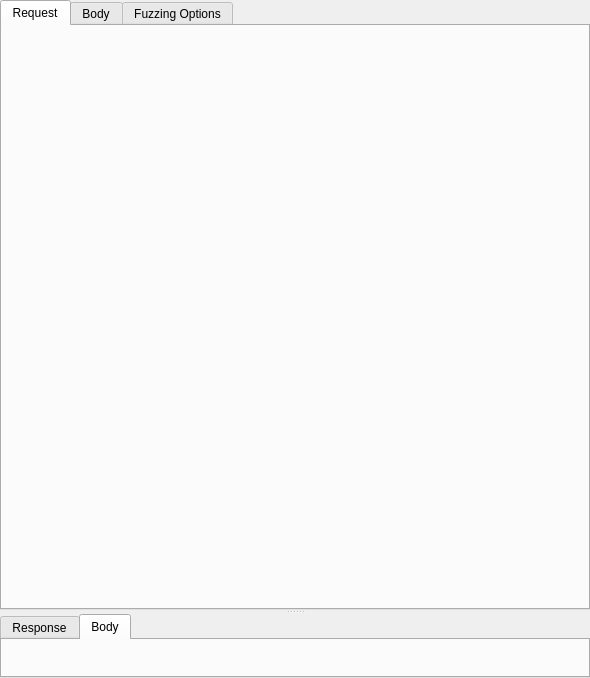
<?xml version="1.0" encoding="UTF-8"?>
<ui version="4.0">
 <class>FlowView</class>
 <widget class="QWidget" name="FlowView">
  <property name="geometry">
   <rect>
    <x>0</x>
    <y>0</y>
    <width>590</width>
    <height>678</height>
   </rect>
  </property>
  <property name="windowTitle">
   <string>Form</string>
  </property>
  <layout class="QVBoxLayout" name="verticalLayout_2">
   <property name="spacing">
    <number>0</number>
   </property>
   <property name="leftMargin">
    <number>0</number>
   </property>
   <property name="topMargin">
    <number>0</number>
   </property>
   <property name="rightMargin">
    <number>0</number>
   </property>
   <property name="bottomMargin">
    <number>0</number>
   </property>
   <item>
    <widget class="QSplitter" name="splitter">
     <property name="orientation">
      <enum>Qt::Vertical</enum>
     </property>
     <widget class="QStackedWidget" name="requestStackedWidget">
      <widget class="QTabWidget" name="requestTabs">
       <property name="sizePolicy">
        <sizepolicy hsizetype="Preferred" vsizetype="Expanding">
         <horstretch>0</horstretch>
         <verstretch>0</verstretch>
        </sizepolicy>
       </property>
       <property name="currentIndex">
        <number>0</number>
       </property>
       <property name="documentMode">
        <bool>false</bool>
       </property>
       <widget class="QWidget" name="requestHeadersTab">
        <attribute name="title">
         <string>Request</string>
        </attribute>
        <layout class="QVBoxLayout" name="verticalLayout_6_body">
         <property name="leftMargin">
          <number>0</number>
         </property>
         <property name="topMargin">
          <number>0</number>
         </property>
         <property name="rightMargin">
          <number>0</number>
         </property>
         <property name="bottomMargin">
          <number>0</number>
         </property>
         <item>
          <widget class="HeadersForm" name="requestHeaders" native="true"/>
         </item>
        </layout>
       </widget>
       <widget class="QWidget" name="requestBodyTab">
        <attribute name="title">
         <string>Body</string>
        </attribute>
        <layout class="QVBoxLayout" name="verticalLayout_7_body">
         <property name="leftMargin">
          <number>0</number>
         </property>
         <property name="topMargin">
          <number>0</number>
         </property>
         <property name="rightMargin">
          <number>0</number>
         </property>
         <property name="bottomMargin">
          <number>0</number>
         </property>
         <item>
          <widget class="CodeEditor" name="requestBody" native="true"/>
         </item>
        </layout>
       </widget>
       <widget class="QWidget" name="fuzzPayloadsTab">
        <attribute name="title">
         <string>Fuzzing Options</string>
        </attribute>
        <layout class="QVBoxLayout" name="verticalLayout_8_body">
         <property name="leftMargin">
          <number>0</number>
         </property>
         <property name="topMargin">
          <number>0</number>
         </property>
         <property name="rightMargin">
          <number>0</number>
         </property>
         <property name="bottomMargin">
          <number>10</number>
         </property>
         <item>
          <layout class="QHBoxLayout" name="horizontalLayout">
           <property name="leftMargin">
            <number>10</number>
           </property>
           <property name="topMargin">
            <number>10</number>
           </property>
           <property name="rightMargin">
            <number>10</number>
           </property>
           <item>
            <widget class="QLabel" name="label">
             <property name="text">
              <string>Payloads</string>
             </property>
            </widget>
           </item>
           <item>
            <spacer name="horizontalSpacer">
             <property name="orientation">
              <enum>Qt::Horizontal</enum>
             </property>
             <property name="sizeHint" stdset="0">
              <size>
               <width>40</width>
               <height>20</height>
              </size>
             </property>
            </spacer>
           </item>
           <item>
            <widget class="QPushButton" name="addPayloadButton">
             <property name="text">
              <string>Import Payload</string>
             </property>
            </widget>
           </item>
          </layout>
         </item>
         <item>
          <widget class="QTableView" name="payloadsTable"/>
         </item>
         <item>
          <layout class="QHBoxLayout" name="horizontalLayout_2">
           <property name="leftMargin">
            <number>10</number>
           </property>
           <property name="topMargin">
            <number>10</number>
           </property>
           <property name="rightMargin">
            <number>10</number>
           </property>
           <item>
            <widget class="QLabel" name="label_2">
             <property name="text">
              <string>Fuzzing Type</string>
             </property>
            </widget>
           </item>
           <item>
            <widget class="QComboBox" name="fuzzTypeDropdown"/>
           </item>
          </layout>
         </item>
         <item>
          <layout class="QHBoxLayout" name="horizontalLayout_3">
           <property name="leftMargin">
            <number>10</number>
           </property>
           <property name="topMargin">
            <number>10</number>
           </property>
           <property name="rightMargin">
            <number>10</number>
           </property>
           <item>
            <widget class="QLabel" name="label_3">
             <property name="text">
              <string>Delay Type</string>
             </property>
            </widget>
           </item>
           <item>
            <widget class="QComboBox" name="delayTypeDropdown"/>
           </item>
          </layout>
         </item>
         <item>
          <widget class="QStackedWidget" name="delayDurationStack">
           <property name="currentIndex">
            <number>1</number>
           </property>
           <widget class="QWidget" name="delayDurationDisabled"/>
           <widget class="QWidget" name="delayDurationForm">
            <property name="sizePolicy">
             <sizepolicy hsizetype="Expanding" vsizetype="Expanding">
              <horstretch>0</horstretch>
              <verstretch>0</verstretch>
             </sizepolicy>
            </property>
            <layout class="QHBoxLayout" name="delayDurationLayout">
             <property name="leftMargin">
              <number>10</number>
             </property>
             <property name="topMargin">
              <number>10</number>
             </property>
             <property name="rightMargin">
              <number>10</number>
             </property>
             <item>
              <widget class="QLabel" name="label_4">
               <property name="text">
                <string>Delay Duration (s)</string>
               </property>
              </widget>
             </item>
             <item>
              <widget class="QLineEdit" name="delayDuration">
               <property name="sizePolicy">
                <sizepolicy hsizetype="Preferred" vsizetype="Fixed">
                 <horstretch>0</horstretch>
                 <verstretch>0</verstretch>
                </sizepolicy>
               </property>
               <property name="maximumSize">
                <size>
                 <width>50</width>
                 <height>16777215</height>
                </size>
               </property>
              </widget>
             </item>
            </layout>
           </widget>
           <widget class="QWidget" name="delayRangeForm">
            <layout class="QVBoxLayout" name="delayRangeLayout">
             <property name="leftMargin">
              <number>0</number>
             </property>
             <property name="topMargin">
              <number>0</number>
             </property>
             <property name="rightMargin">
              <number>0</number>
             </property>
             <property name="bottomMargin">
              <number>0</number>
             </property>
             <item>
              <layout class="QHBoxLayout" name="delayMinLayout">
               <property name="leftMargin">
                <number>10</number>
               </property>
               <property name="topMargin">
                <number>10</number>
               </property>
               <property name="rightMargin">
                <number>10</number>
               </property>
               <item>
                <widget class="QLabel" name="label_5">
                 <property name="text">
                  <string>Delay Duration Minimum (s)</string>
                 </property>
                </widget>
               </item>
               <item>
                <widget class="QLineEdit" name="delayMinDuration">
                 <property name="sizePolicy">
                  <sizepolicy hsizetype="Preferred" vsizetype="Fixed">
                   <horstretch>0</horstretch>
                   <verstretch>0</verstretch>
                  </sizepolicy>
                 </property>
                 <property name="maximumSize">
                  <size>
                   <width>50</width>
                   <height>16777215</height>
                  </size>
                 </property>
                </widget>
               </item>
              </layout>
             </item>
             <item>
              <layout class="QHBoxLayout" name="delayMaxLayout">
               <property name="leftMargin">
                <number>10</number>
               </property>
               <property name="topMargin">
                <number>10</number>
               </property>
               <property name="rightMargin">
                <number>10</number>
               </property>
               <item>
                <widget class="QLabel" name="label_6">
                 <property name="text">
                  <string>Delay Duration Maximum (s)</string>
                 </property>
                </widget>
               </item>
               <item>
                <widget class="QLineEdit" name="delayMaxDuration">
                 <property name="sizePolicy">
                  <sizepolicy hsizetype="Preferred" vsizetype="Fixed">
                   <horstretch>0</horstretch>
                   <verstretch>0</verstretch>
                  </sizepolicy>
                 </property>
                 <property name="maximumSize">
                  <size>
                   <width>50</width>
                   <height>16777215</height>
                  </size>
                 </property>
                </widget>
               </item>
              </layout>
             </item>
            </layout>
           </widget>
          </widget>
         </item>
        </layout>
       </widget>
      </widget>
     </widget>
     <widget class="QStackedWidget" name="responseStackedWidget">
      <widget class="QTabWidget" name="responseTabs">
       <property name="sizePolicy">
        <sizepolicy hsizetype="Expanding" vsizetype="Expanding">
         <horstretch>0</horstretch>
         <verstretch>0</verstretch>
        </sizepolicy>
       </property>
       <property name="currentIndex">
        <number>1</number>
       </property>
       <widget class="QWidget" name="responseHeadersTab">
        <attribute name="title">
         <string>Response</string>
        </attribute>
        <layout class="QVBoxLayout" name="verticalLayout_8_body">
         <property name="leftMargin">
          <number>0</number>
         </property>
         <property name="topMargin">
          <number>0</number>
         </property>
         <property name="rightMargin">
          <number>0</number>
         </property>
         <property name="bottomMargin">
          <number>0</number>
         </property>
         <item>
          <widget class="HeadersForm" name="responseHeaders" native="true"/>
         </item>
        </layout>
       </widget>
       <widget class="QWidget" name="responseBodyRawTab">
        <attribute name="title">
         <string>Body</string>
        </attribute>
        <layout class="QVBoxLayout" name="verticalLayout_4_body">
         <property name="leftMargin">
          <number>0</number>
         </property>
         <property name="topMargin">
          <number>0</number>
         </property>
         <property name="rightMargin">
          <number>0</number>
         </property>
         <property name="bottomMargin">
          <number>0</number>
         </property>
         <item>
          <widget class="QStackedWidget" name="responseBodyStack">
           <widget class="CodeEditor" name="responseRaw"/>
           <widget class="QLabel" name="responseImg"/>
          </widget>
         </item>
        </layout>
       </widget>
      </widget>
      <widget class="Loader" name="loaderWidget"/>
     </widget>
    </widget>
   </item>
  </layout>
 </widget>
 <customwidgets>
  <customwidget>
   <class>CodeEditor</class>
   <extends>QWidget</extends>
   <header>widgets.shared.code_editor.h</header>
  </customwidget>
  <customwidget>
   <class>HeadersForm</class>
   <extends>QWidget</extends>
   <header>widgets.shared.headers_form.h</header>
  </customwidget>
  <customwidget>
   <class>Loader</class>
   <extends>QWidget</extends>
   <header>widgets.shared.loader.h</header>
   <container>1</container>
  </customwidget>
 </customwidgets>
 <resources/>
 <connections/>
</ui>
